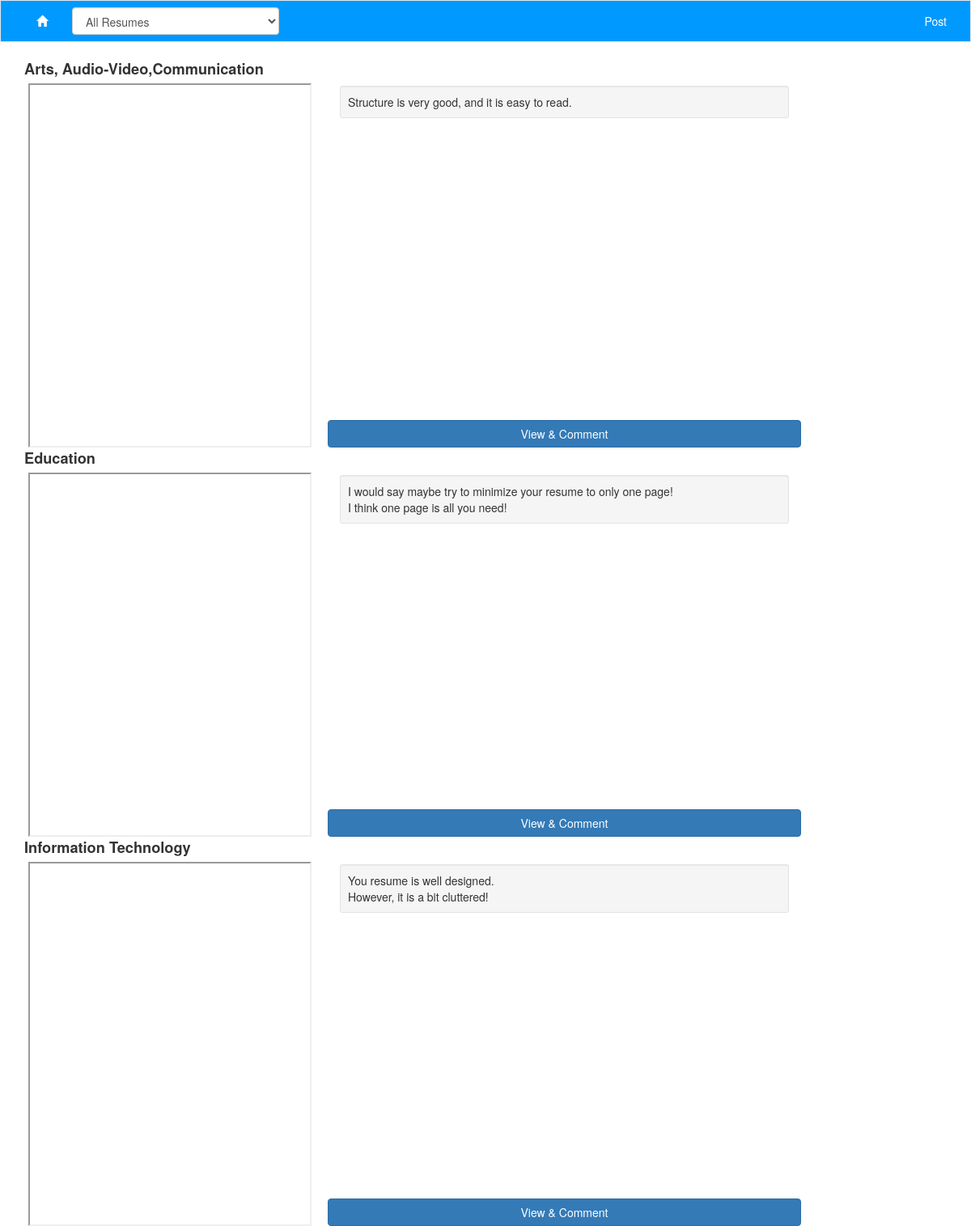
The page / on the database its author committed.
### tables this page shows
CREATE TABLE `resume` (
  `id` int(11) NOT NULL AUTO_INCREMENT,
  `url` longtext NOT NULL,
  `category` int(11) DEFAULT NULL,
  `created_date` datetime DEFAULT NULL,
  `url_id` varchar(25) NOT NULL,
  PRIMARY KEY (`id`),
  UNIQUE KEY `url_id_UNIQUE` (`url_id`),
  KEY `category_idx` (`category`),
  CONSTRAINT `category` FOREIGN KEY (`category`) REFERENCES `category` (`id`) ON DELETE NO ACTION ON UPDATE NO ACTION
);

CREATE TABLE `category` (
  `id` int(11) NOT NULL AUTO_INCREMENT,
  `name` varchar(45) NOT NULL,
  PRIMARY KEY (`id`),
  UNIQUE KEY `name_UNIQUE` (`name`)
);

CREATE TABLE `feedback` (
  `id` int(11) NOT NULL AUTO_INCREMENT,
  `text` longtext,
  `resume` int(11) DEFAULT NULL,
  `created_date` datetime DEFAULT NULL,
  PRIMARY KEY (`id`),
  KEY `resume_idx` (`resume`),
  CONSTRAINT `resume` FOREIGN KEY (`resume`) REFERENCES `resume` (`id`) ON DELETE NO ACTION ON UPDATE NO ACTION
);

### php/model/resume_md.php (called while the page is built, shortened)
<?php
function get_resumes(){
    global $db;
    $query = "SELECT r.id as id, r.url as url, r.url_id, c.name as category_name FROM resume r
            INNER JOIN category c ON r.category = c.id
            ORDER BY created_date DESC";
    $statement = $db ->prepare($query);
    $statement->execute();
    $resumes = $statement->fetchAll();
    return $resumes;
}
?>

### php/controller/index_cr.php (called while the page is built, shortened)
<?php
$base_url = "http://".$_SERVER['SERVER_NAME'];
$pdf_viewer = $base_url."/pdf_viewer/web/viewer.html";
$category_filter = -1;
if($category_filter > -1){
    $resumes = get_resumes_from_category($category_filter);
} else {
    $resumes = get_resumes();
}
?>

### php/model/feedback_md.php (called while the page is built, shortened)
<?php
function get_feedback_from_resume($resume){
    global $db;
    $query = 'Select * FROM feedback
            WHERE resume = :resume
            ORDER BY created_date DESC';
    $statement = $db->prepare($query);
    $statement->bindValue(":resume", $resume);
    $statement->execute();
    $feedback = $statement->fetchAll();
    return $feedback;
}
?>

### index.php (the view, shortened to what this page needs)
<?php
include 'php/view/header.php';
include 'php/model/database.php';
include 'php/model/resume_md.php';
include 'php/model/feedback_md.php';
include 'php/controller/index_cr.php';
?>
<nav class="navbar navbar-default">
    <div class="container">
      <ul class="nav navbar-nav">
        <li><a href="index.php"><span class="glyphicon glyphicon-home" aria-hidden="true" ></span></a></li>
      </ul>
      <form class="navbar-form navbar-left">
            <div class="form-group">
                <select name="category" class="form-control" id="category_filter">
                <option value="-1">All Resumes</option>
                </select>
            </div>
        </form>
      <ul class="nav navbar-nav navbar-right">
        <li><a href="post.php">Post</a></li>
      </ul>
    </div>
</nav>
<div class="container">
    <?php
        foreach($resumes as $resume){
            print "<div class='row'>";
            print "<div class='col-xs-12 category'>";
            print $resume["category_name"];
            print "</div></div>";
            $pdf_view_url = $pdf_viewer."?file=".$base_url."/".$resume["url"];
            print "<div class='row'>";
            print "<div class='col-xs-12 col-md-4'>";
                print "<iframe src='$pdf_view_url' height='450' class='index-pdf'></iframe>";
            print "</div>";
            print "<div class='col-xs-12 col-md-6 index-feedback'>";
                $feedback = get_feedback_from_resume($resume["id"]);
                foreach($feedback as $comment){
                    echo "<div class='well well-sm feedback'>";
                    echo nl2br($comment["text"]);
                    echo "</div>";
                }
            $resume_url = "resume.php?id=".$resume["url_id"];
            print "<a href='$resume_url'";
            print "<button type='button' class='btn btn-primary view-and-comment'>View & Comment</button>";
            print "</a>";
            print "</div>";
            print "</div>";
        }
    ?>
</div>
<?php
include 'php/view/footer.php';
?>

### php/view/header.php (shortened to what this page needs)
<!doctype html>
<html lang="en">
<head>
    <link rel="stylesheet" href="https://maxcdn.bootstrapcdn.com/bootstrap/3.3.7/css/bootstrap.min.css">
    <link rel="stylesheet" type="text/css" href="/css/style.css">
</head>

### php/view/footer.php
<body>
</body>
</html>

### css/style.css (style rules this page uses)
body { margin: 0; padding: 0; }
.navbar, .navbar a, .navbar-text { color: white !important; }
.navbar-default { border-radius: 0 !important; background-color: #0099ff !important; }
.feedback { max-width: 650px; margin: 3px auto; }
.index-feedback { height: 450px; position: relative; overflow: hidden; }
.index-pdf { margin: 0 auto; display: block; width: 100%; max-width: 350px; }
.view-and-comment { width:100%; position: absolute; left: 0; bottom: 0; }
.category { font-weight: bold; margin-bottom:5px; font-size: 1.3em; }

### rows shown on the page
resume: category.name "Arts, Audio-Video,Communication"
feedback: text "Structure is very good, and it is easy to read."
resume: category.name "Education"
feedback: text "I would say maybe try to minimize your resume to only one page! I think one page is all you need!"
resume: category.name "Information Technology"
feedback: text "You resume is well designed. However, it is a bit cluttered!"
